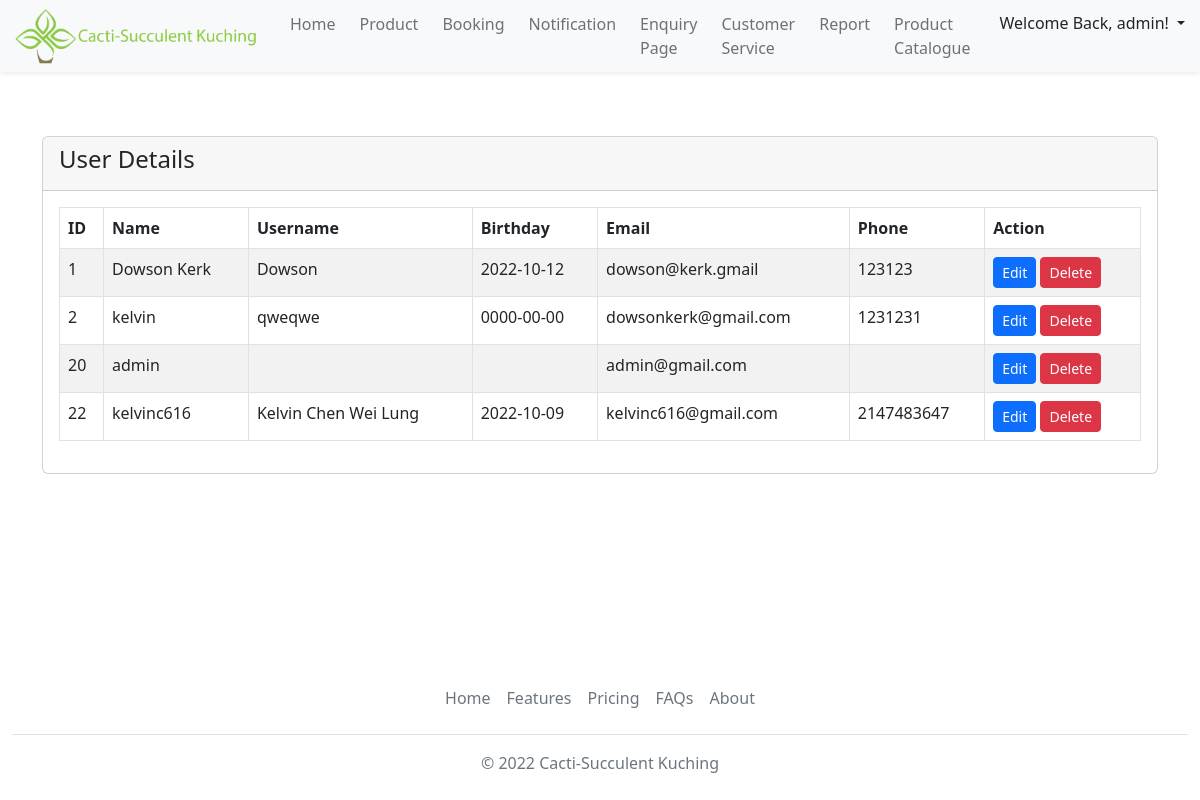
Before: /admin/adminManage.php (signed in) with the older database file.
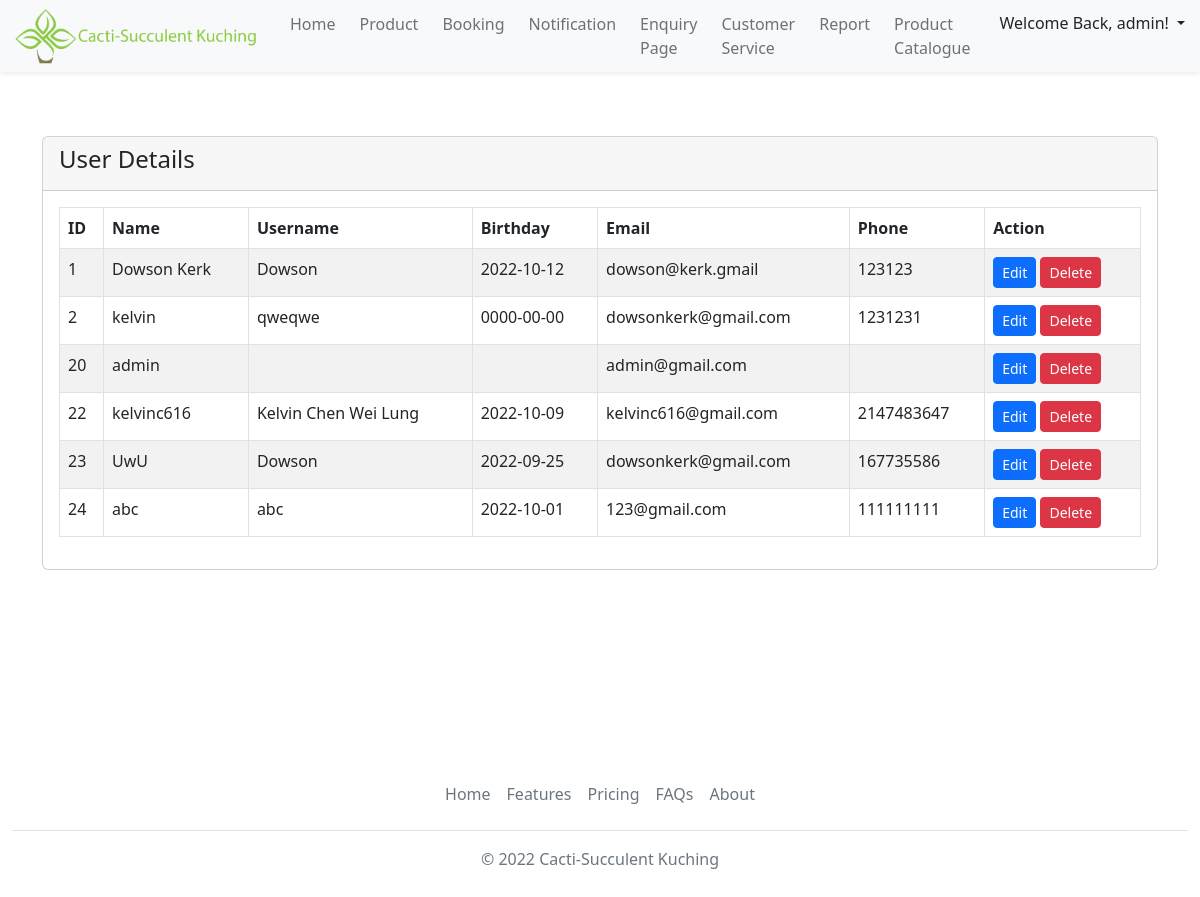
After: the same page with the newer database file.
### tables this page shows
CREATE TABLE `users` (
  `id` int(100) NOT NULL,
  `username` varchar(100) NOT NULL,
  `full_name` varchar(100) DEFAULT NULL,
  `birthday` date DEFAULT NULL,
  `contact_number` int(100) DEFAULT NULL,
  `email` varchar(100) NOT NULL,
  `user_type` varchar(100) NOT NULL,
  `password` varchar(100) NOT NULL
);

### admin/adminManage.php (the view, shortened to what this page needs)
<?php
    include('../Account.php');
?>
<!doctype html>
<html lang="en">
    <head>
        <link rel="stylesheet" href="..\styles\homepage.css">
        <link href="https://cdn.jsdelivr.net/npm/bootstrap@5.2.2/dist/css/bootstrap.min.css" rel="stylesheet">
    </head>
<body>
<nav class="navbar navbar-expand-lg">
    <div class="container-fluid fixed-top shadow-sm bg-light">
        <a class="navbar-brand" href="#">
            <img src="..\images\logo.png" alt="logo" style="width:250px;" class="rounded-pill">
        </a>
        <div class="collapse navbar-collapse justify-content-end" id="collapsibleNavbar">
            <ul class="navbar-nav">
                <li class="nav-item p-1">
                    <a class="nav-link " href="admin.php">Home</a>
                </li>
                <li class="nav-item p-1">
                    <a class="nav-link" href="#">Product</a>
                </li>
                <li class="nav-item p-1">
                    <a class="nav-link" href="#">Booking</a>
                </li>
                <li class="nav-item p-1">
                    <a class="nav-link" href="#">Notification</a>
                </li>
                <li class="nav-item p-1">
                    <a class="nav-link" href="#">Enquiry Page</a>
                </li>
                <li class="nav-item p-1">
                    <a class="nav-link" href="#">Customer Service</a>
                </li>
                <li class="nav-item p-1">
                    <a class="nav-link" href="#">Report</a>
                </li>
                <li class="nav-item p-1">
                    <a class="nav-link" href="#">Product Catalogue</a>
                </li>
                <li class="nav-item p-1">
                    <div class="dropdown">
                        <button class="btn dropdown-toggle" type="button" data-bs-toggle="dropdown" aria-expanded="false">
                             Welcome Back, <?php echo $_SESSION['user']['username']; ?>!
                        </button>
                    </div>
                </li>
            </ul>
        </div>
    </div>
</nav>
<br></br><br></br>
    <div class="container mt-4">
        <div class="row">
            <div class="col-md-12">
                <div class="card">
                    <div class="card-header">
                        <h4>User Details</h4>
                    </div>
                    <div class="card-body">
                        <table id="myTable"class="table table-bordered table-striped">
                            <thead>
                                <tr>
                                    <th>ID</th>
                                    <th>Name</th>
                                    <th>Username</th>
                                    <th>Birthday</th>
                                    <th>Email</th>
                                    <th>Phone</th>
                                    <th>Action</th>
                                </tr>
                            </thead>
                            <tbody>
                                <?php
                                    $query = "SELECT * FROM users";
                                    $query_run = mysqli_query($con, $query);
                                    if(mysqli_num_rows($query_run) > 0)
                                    {
                                        foreach($query_run as $userInfo)
                                        {
                                            ?>
                                            <tr>
                                                <td><?= $userInfo['id']; ?></td>
                                                <td><?= $userInfo['username']; ?></td>
                                                <td><?= $userInfo['full_name']; ?></td>
                                                <td><?= $userInfo['birthday']; ?></td>
                                                <td><?= $userInfo['email']; ?></td>
                                                <td><?= $userInfo['contact_number']; ?></td>
                                                <td>
                                                    <a href="adminEdit.php?id=<?= $userInfo['id']; ?>" class="btn btn-primary btn-sm">Edit</a>
                                                    <form action="AdminUpdateProfile.php" method="POST" class="d-inline">
                                                        <button type="submit" name="delete_user" value="<?=$userInfo['id'];?>" class="btn btn-danger btn-sm">Delete</button>
                                                    </form>
                                                </td>
                                            </tr>
                                            <?php
                                        }
                                    }
                                    else
                                    {
                                        echo "<h5> No Record Found </h5>";
                                    }
                                ?>
                            </tbody>
                        </table>
                    </div>
                </div>
            </div>
        </div>
    </div>
<br></br><br></br><br></br><br></br>
<div class='container-fluid border" style="width 100%;'>
  <footer class="py-1 my-2">
    <ul class="nav justify-content-center border-bottom pb-3 mb-3">
      <li class="nav-item"><a href="#" class="nav-link px-2 text-muted">Home</a></li>
      <li class="nav-item"><a href="#" class="nav-link px-2 text-muted">Features</a></li>
      <li class="nav-item"><a href="#" class="nav-link px-2 text-muted">Pricing</a></li>
      <li class="nav-item"><a href="#" class="nav-link px-2 text-muted">FAQs</a></li>
      <li class="nav-item"><a href="#" class="nav-link px-2 text-muted">About</a></li>
    </ul>
    <p class="text-center text-muted">© 2022 Cacti-Succulent Kuching</p>
  </footer>
</div>
</body>
</html>

Changed rows visible on the page:
added users: id "23", username "UwU", full_name "Dowson", birthday "2022-09-25", email "dowsonkerk@gmail.com", contact_number "167735586"
added users: id "24", username "abc", full_name "abc", birthday "2022-10-01", email "123@gmail.com", contact_number "111111111"
